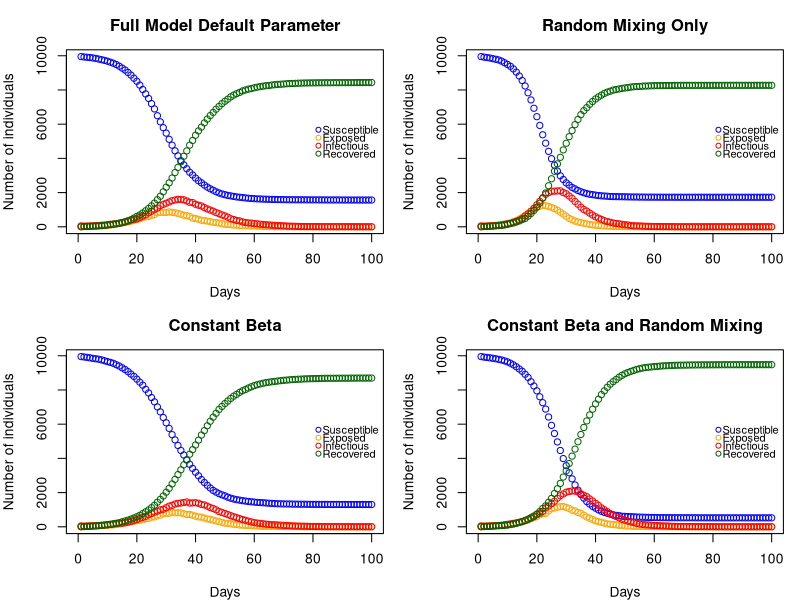

Here is the R script that generated this plot:
start <- Sys.time()
# PROJECT 2 - EXTENDED STATISTICAL PROGRAMMING =================================

# Group 12 
# Aseel Alghamdi : S2901228
# Fenanda Dwitha Kurniasari : S2744048
# Nurmawiya : S2822251

# Aseel     : create n people and its household, contact network, cross-check 
#             the entire code and revise code & comments
# Fenanda   : create plot function, compare the model, cross-check the entire 
#             code and revise code & comments
# Nurmawiya : create nseir function, cross-check code, cross-check the entire 
#             code and revise code & comments

# ==============================================================================
##        Practical 2 — Social Structure in SEIR Models
## =============================================================================
## What you get:
## (1) generate household : build individual and household ID vector h
## (2) get_net()          : build regular-contact network alink
## (3) nseir()            : SEIR simulator with household/network/random mixing
## (4) dyn_plot()         : tidy plotting for S/E/I/R counts
## (5) comapring 4 model  : runs the four required scenarios + 2x2 plot

## =============================================================================

# SEIR (Susceptible, Exposed, Infections, Recovered) Model Simulation
# Goals : create a model and how its use to investigate the role of household
#         and network structure on epidemic dynamics.

##==============================================================================

# 1) Create n people assigned to corresponding household where maximum size is 5
n <- 10000 #population size
hmax <- 5 #maximum household size
#creating n vector of which the number refers to household
#-and the occurrences refers to size of corresponding household
set.seed(1)
sizes <- sample(1:hmax, n, replace = TRUE)
h <- sample(rep(1:length(sizes), times = sizes)[1:n])

# 2) Contact network
get.net <- function (beta, nc=15, h) {
  # Function to create links (daily contacts) for each person
  
  # nc: average number of contacts per person, set to 15
  # beta: sociability parameter, higher means more likely to form links
  # OUTPUT : list of connected networks from each person (output.net)
  
  n <- length(beta) ## calculate total obs of beta, equal to total population
  beta_bar <- mean(beta) ## calculate mean of sociability parameter
  
  # Allocate possible connection formed in each individual
  
  output.net <- vector("list", n) ## list to store the result
  output.net0 <- integer(n) ## vector to store number of contact made per person
  
  # Make list of n elements which in each element initially has nc subelement
  # Later, we would allocate (drop/add sub-element and store possible contact
  # Initialise contact list for each person with nc=15 placeholders
  for (k in 1:n) output.net[[k]] <- integer(nc) ## set initial value output.net
  
  # Loop over each individual
  for (i in 1:(n-1)) {
    j <- (i+1):n # generating candidate contacts
    flag <- h[i] != h[j]  # flag to filter same household 
    j <- j[flag] # filter candidates contacts from different household
    
    if (length(j) == 0) next # skip iteration when there are no candidate
    
    # Probability of  a link between persons i and j 
    p_link <- nc * beta[i] * beta[j] / (beta_bar^2 * (n - 1))
    
    # Select the candidates contacts based on p-link
    linked <- j[runif(length(j)) < p_link] #vector possible candidate contacts
    
    # If there is chosen candidate(s), store it into output.net and output.net0
    if (length(linked) > 0) {
      # Position to fill
      pos = (output.net0[i]+1):(output.net0[i]+length(linked))
      
      # Assign link[[i]]to candidates from "linked" at given position
      output.net[[i]][pos] <- linked
      
      # Assign number of chosen candidates at i index in output.net0
      output.net0[i] <- output.net0[i] + length(linked)
      
      # Vice versa, assign "i" to their linked candidates
      for (j1 in linked) {
        # Assign i to output.net's of its chosen candidates
        output.net[[j1]][output.net0[j1]+1] <- i 
        # Assign the number of candidates (add by 1) to its chosen candidates
        output.net0[j1] <- output.net0[j1] + 1 
      }
    }
    ## to the next value of i
  }
  
  # Drop sub-element/rejected candidates and replace person with no contact 
  for (k in 1:n) {
    if (output.net0[k] > 0) { 
      # Filter assigned links when chosen number of chosen candidates < nc
      output.net[[k]] <- output.net[[k]][1:output.net0[k]]
    } else {
      # if there is no chosen candidate, replace sub-element into NULL
      output.net[[k]] <- integer(0)
    }
  }
  return(output.net)
} ## get.net

# 3) nseir function
nseir <- function(beta, h, alink, alpha=c(.1, .01, .01),
                  delta=.2, gamma=.4, nc=15, nt=100, pinf=.005){
  # SEIR stochastic simulation model
  # beta: sociability parameter of each person
  # h: household list
  # alink: list of regular contacts of each person returned by get.net
  # alpha[1]: daily prob i infecting j if in same household (alpha h)
  # alpha[2]: daily prob i infecting j if in regular contact (alpha c)
  # alpha[3]: daily prob i infecting j through random mixing (alpha r)
  # delta: daily prob I -> R
  # gamma: daily prob E -> I
  # nc: average number of daily contacts for each person
  # nt: number of days to simulate
  # pinf: proportion of the initial population to randomly start in the I state
  
  # output : nt x 5 matrix contains the number of people across states (S,E,I,R) 
  #          in each days (from 1st day to nt(100th) day). It depicts the 
  #          dynamic change in the number of people in each states based on 
  #          their daily network (from same household and daily contact) and 
  #          random mixing (Irrespective of household or regular network 
  #          relations)
  
  n <- length(beta) #population size
  state <- rep("S", n) #initialize susceptible 
  state[sample.int(n, round(pinf * n))] <- "I" #randomly choose initial state I
  
  #state0 = state[sample.int(n, round(pinf * n))]
  
  seir <- matrix(0, nrow = nt, ncol = 4) #set up storage for pop in each state
  colnames(seir) <- c("S", "E", "I", "R") #naming the column
  
  beta_bar <- mean(beta) #mean sociability parameter
  
  for (t in 2:nt) { #consider starting from the second day
    #simulate over nt days
    newE <- logical(n) #to record logical value who becomes exposed
    #using random deviates: runif(n)
    newI <- (state == "E") & (runif(n) < gamma) #E -> I with prob gamma
    newR <- (state == "I") & (runif(n) < delta) #I -> R with prob delta
    inf <- which(state == "I") #locating infectious
    
    #Loop over each infectious person to spread infection
    for (i in inf) {
      # household infections: infect susceptible in same household
      hh <- which(h == h[i]) #find everyone in the same household
      sus_hh <- hh[state[hh] == "S"] #keep only those who are susceptible
      if (length(sus_hh) > 0) { #store newE if there's susceptible
        #store newE for sus_hh if random value < alpha[1]
        newE[sus_hh] <- newE[sus_hh] | (runif(length(sus_hh)) < alpha[1])
        #using OR logical to accumulate infections, not to reset them
      }
      
      # network infections: infect regular contacts from alink
      if (length(alink[[i]]) > 0) { #store sus_net if there's regular contacts
        #store only the member(s) with regular contacts in S
        sus_net <- alink[[i]][state[alink[[i]]] == "S"]
        if (length(sus_net) > 0) { #store newE if there's sus_net
          #store newE for sus_net if random value < alpha[2]
          newE[sus_net] <- newE[sus_net] | (runif(length(sus_net)) < alpha[2])
        }
      }
      
      # random mixing: infect random susceptible
      sus <- which(state == "S") #locating susceptible
      if (length(sus) > 0) {
        #probability irrespective of household or regular contacts
        p_random <- alpha[3]*nc*beta[i]*beta[sus] / (beta_bar^2*(n-1))
        #store newE for sus if random value < p_random
        newE[sus] <- newE[sus] | (runif(length(sus)) < p_random)
      }
    }
    
    #update states based on new infections
    state[newE & state == "S"] <- "E" #store susceptible who get exposed
    state[newI] <- "I" #store exposed to infectious if random value < gamma
    state[newR] <- "R" #store infectious to recovered if random value < delta
    
    
    #record daily counts of each state
    seir[t, ] <- tabulate(factor(state, levels=c("S", "E", "I", "R")), nbins=4)
    seir[1, "S"] <- n-(round(pinf*n)) #assign day-1 for S-state
    seir[1, "I"] <- (round(pinf*n)) #assign day-1 for I-state
  }
  
  #returns a list of elements S, E, I, R
  return(data.frame(t = 1:nt, seir))
} ## nseir

# 4) Function Plot
dyn.plot <- function(seir, title = "SEIR Dynamics") {
  # Function to create dynamics plot of the simulated population in each states
  
  # x-axis : days to simulate (from 1 to 100)
  # y-axis : number of individuals per states
  #          explanation of y-axis
  #          ---------------------|
  #          at the initial day, number of susceptible individual is the largest
  #          total individuals in all states S+E+I+R = 1000
  #          these numbers would dynamically change day by day in each states
  #          depend on the defined models
  
  # input : nseir model from function nseir 
  # output : Dynamic Plot days vs number of individuals per states
  
  # Plot the states in S(susceptible)
  # Create the base plot
  plot(seir$t, seir$S, type = "p", ##plot day vs number of susceptible 
       ylim = c(0, max(seir$S)), xlim = c(0, max(seir$t)), ## set maximum range
       xlab = "Days", ylab = "Number of individuals", ##labelling the plot
       col = "blue", pch = 1, main = title) ##color and type of points in plot
  
  # Add points for each states
  points(seir$t, seir$E, col = "orange", pch = 1) ##add states 
  points(seir$t, seir$I, col = "red", pch = 1)
  points(seir$t, seir$R, col = "darkgreen", pch = 1)
  
  # Add legend
  legend(
    "right",        
    legend = c("Susceptible", "Exposed", "Infectious", "Recovered"),
    col = c("blue", "orange", "red", "darkgreen"),
    pch = 1, bty = "n", ##type of points and no box legend 
    cex = 0.8,       ## smaller text
    pt.cex = 0.8,    ## smaller symbols
    y.intersp = 0.6, ## spacing horizontal
    x.intersp = 0.4  ## spacing between symbol and text 
  )
} ## dyn.plot


# 5) Comparing Model
# Setting up beta vector and alink pairs
# beta is vector of n values (n = 1000) ~ U(0,1)
# alink contains list of network made per each person 
set.seed(345) ## to ensure we get same vector values of beta for all model
beta <- runif(n); alink <- get.net(beta, nc = 15, h = h)

# Scenario 1: Full model with default parameters
seir1 <- nseir(beta, h, alink)

# Scenario 2: Random mixing - Setting alpha[1] = alpha[2] = 0 and 
#             alpha[3] = 0.04
seir2 <- nseir(beta, h, alink, alpha = c(0, 0, 0.04))

# Scenario 3: Full model with constant beta (beta vector = average beta)
seir3 <- nseir(rep(mean(beta), n), h, alink)

# Scenario 4: Constant beta + random mixing
seir4 <- nseir(rep(mean(beta), n), h, alink, alpha = c(0, 0, 0.04))

# Plot all scenarios 
par(mfrow = c(2, 2), mar = c(4, 4, 3, 1)) 
dyn.plot(seir1, "Full Model Default Parameter")
dyn.plot(seir2, "Random Mixing Only")
dyn.plot(seir3, "Constant Beta")
dyn.plot(seir4, "Constant Beta and Random Mixing")

end <- Sys.time()
end-start


##========== Comment Section about comparing model =============================
# In the random mixing model, infection spreads rapidly than other model, and
# number of recovered individuals is about the same with Full Model. Constant 
# beta with random mixing model produces the highest final number of recovered
# individuals than other models. Meanwhile, in the constant beta model, due to 
# constant transmission rate (beta), the model makes the infection spread less 
# dynamic. To sum up, the types of model mainly affect timing, sharpness of 
# peaks, and the smoothness (or flatness), at each state and day


